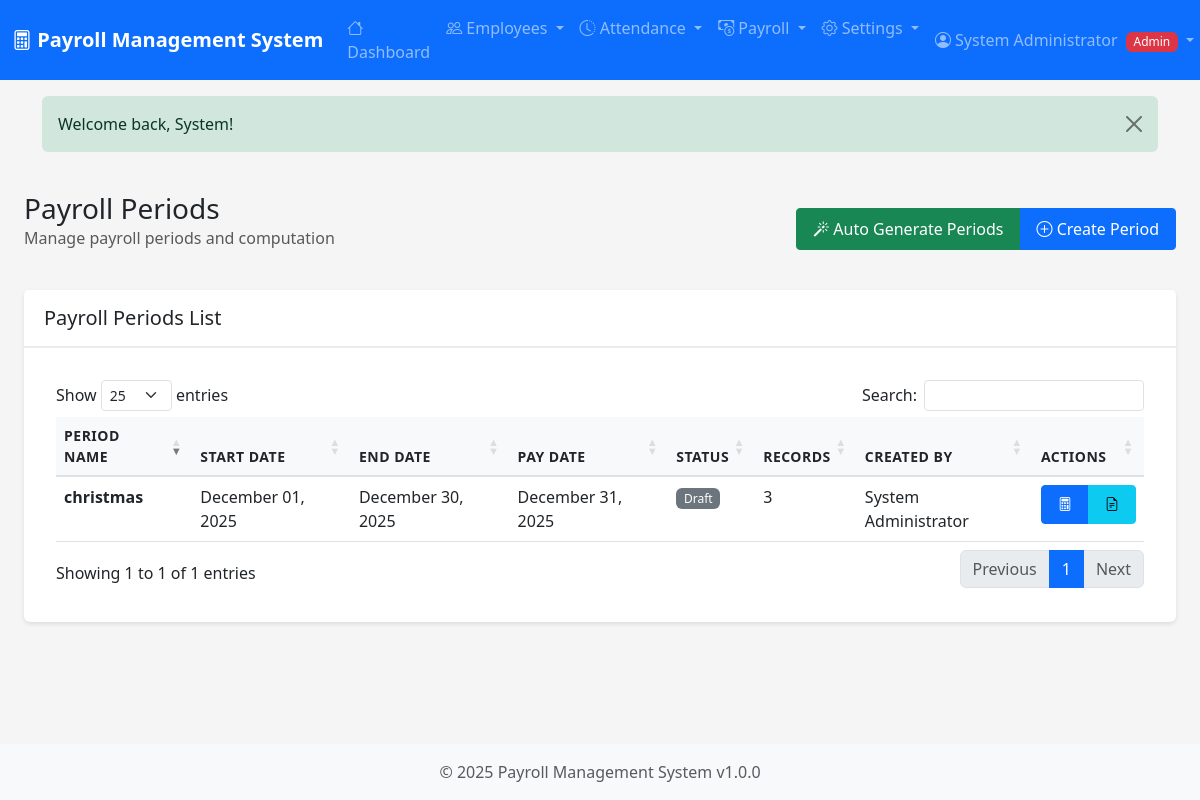
The page /payroll/periods.php (signed in) on the database its author committed.
### tables this page shows
CREATE TABLE `payroll_periods` (
  `id` int(11) NOT NULL,
  `period_name` varchar(50) NOT NULL,
  `start_date` date NOT NULL,
  `end_date` date NOT NULL,
  `pay_date` date NOT NULL,
  `status` enum('draft','processing','completed','locked') DEFAULT 'draft',
  `created_by` int(11) NOT NULL,
  `created_at` timestamp NOT NULL DEFAULT current_timestamp(),
  `updated_at` timestamp NOT NULL DEFAULT current_timestamp() ON UPDATE current_timestamp()
);

CREATE TABLE `users` (
  `id` int(11) NOT NULL,
  `username` varchar(50) NOT NULL,
  `email` varchar(100) NOT NULL,
  `password_hash` varchar(255) NOT NULL,
  `role` enum('admin','hr','employee','accountant') DEFAULT 'employee',
  `first_name` varchar(50) NOT NULL,
  `last_name` varchar(50) NOT NULL,
  `is_active` tinyint(1) DEFAULT 1,
  `last_login` datetime DEFAULT NULL,
  `created_at` timestamp NOT NULL DEFAULT current_timestamp(),
  `updated_at` timestamp NOT NULL DEFAULT current_timestamp() ON UPDATE current_timestamp()
);

### includes/functions.php (called while the page is built, shortened)
<?php
function formatDate($date, $format = DISPLAY_DATE_FORMAT) {
    return date($format, strtotime($date));
}
function getStatusBadge($status) {
    $badges = [
        'active' => 'success',
        'on-leave' => 'warning',
        'suspended' => 'danger',
        'terminated' => 'dark',
        'pending' => 'warning',
        'approved' => 'success',
        'rejected' => 'danger',
        'draft' => 'secondary',
        'processing' => 'info',
        'completed' => 'success',
        'locked' => 'dark',
        'paid' => 'success',
        'cancelled' => 'danger'
    ];
    return $badges[$status] ?? 'secondary';
}

### payroll/periods.php (the view, shortened to what this page needs)
<?php
require_once __DIR__ . '/../includes/header.php';
require_once __DIR__ . '/../includes/functions.php';
$database = new Database();
$conn = $database->getConnection();
$periods = $conn->query("SELECT pp.*, u.first_name, u.last_name,
                         (SELECT COUNT(*) FROM payroll_records WHERE payroll_period_id = pp.id) as record_count
                         FROM payroll_periods pp
                         LEFT JOIN users u ON pp.created_by = u.id
                         ORDER BY pp.start_date DESC")->fetchAll();
require_once __DIR__ . '/../includes/header.php';
?>
<div class="container-fluid">
    <div class="row mb-4">
        <div class="col-12">
            <div class="d-flex justify-content-between align-items-center">
                <div>
                    <h1 class="h3 mb-0">Payroll Periods</h1>
                    <p class="text-muted">Manage payroll periods and computation</p>
                </div>
                <div class="btn-group">
                    <button type="button" class="btn btn-success" data-bs-toggle="modal" data-bs-target="#autoGenerateModal">
                        <i class="bi bi-magic"></i> Auto Generate Periods
                    </button>
                    <button type="button" class="btn btn-primary" data-bs-toggle="modal" data-bs-target="#createPeriodModal">
                        <i class="bi bi-plus-circle"></i> Create Period
                    </button>
                </div>
            </div>
        </div>
    </div>
    <div class="card">
        <div class="card-header">
            <h5 class="mb-0">Payroll Periods List</h5>
        </div>
        <div class="card-body">
            <?php if (count($periods) > 0): ?>
            <div class="table-responsive">
                <table class="table table-hover data-table">
                    <thead>
                        <tr>
                            <th>Period Name</th>
                            <th>Start Date</th>
                            <th>End Date</th>
                            <th>Pay Date</th>
                            <th>Status</th>
                            <th>Records</th>
                            <th>Created By</th>
                            <th>Actions</th>
                        </tr>
                    </thead>
                    <tbody>
                        <?php foreach ($periods as $period): ?>
                        <tr>
                            <td><strong><?php echo htmlspecialchars($period['period_name']); ?></strong></td>
                            <td><?php echo formatDate($period['start_date']); ?></td>
                            <td><?php echo formatDate($period['end_date']); ?></td>
                            <td><?php echo formatDate($period['pay_date']); ?></td>
                            <td>
                                <span class="badge bg-<?php echo getStatusBadge($period['status']); ?>">
                                    <?php echo ucfirst($period['status']); ?>
                                </span>
                            </td>
                            <td><?php echo $period['record_count']; ?></td>
                            <td><?php echo htmlspecialchars($period['first_name'] . ' ' . $period['last_name']); ?></td>
                            <td>
                                <div class="btn-group btn-group-sm">
                                    <a href="<?php echo BASE_URL; ?>payroll/compute.php?period_id=<?php echo $period['id']; ?>" class="btn btn-primary" title="Compute">
                                        <i class="bi bi-calculator"></i>
                                    </a>
                                    <a href="<?php echo BASE_URL; ?>payroll/reports.php?period_id=<?php echo $period['id']; ?>" class="btn btn-info" title="View Reports">
                                        <i class="bi bi-file-earmark-text"></i>
                                    </a>
                                </div>
                            </td>
                        </tr>
                        <?php endforeach; ?>
                    </tbody>
                </table>
            </div>
            <?php endif; ?>
        </div>
    </div>
</div>
<?php require_once __DIR__ . '/../includes/footer.php'; ?>

### assets/css/style.css (style rules this page uses)
:root { --primary-color: #0d6efd; --secondary-color: #6c757d; --success-color: #198754; --danger-color: #dc3545; --warning-color: #ffc107; --info-color: #0dcaf0; --light-color: #f8f9fa; --dark-color: #212529; }
body { font-family: 'Segoe UI', Tahoma, Geneva, Verdana, sans-serif; background-color: #f5f5f5; min-height: 100vh; display: flex; flex-direction: column; }
.card { border: none; box-shadow: 0 2px 4px rgba(0, 0, 0, 0.1); transition: box-shadow 0.3s; margin-bottom: 1.5rem; }
.card-header { background-color: #fff; border-bottom: 2px solid #e9ecef; font-weight: 600; padding: 1rem 1.25rem; }
.table { background-color: #fff; }
.table thead th { background-color: #f8f9fa; border-bottom: 2px solid #dee2e6; font-weight: 600; text-transform: uppercase; font-size: 0.875rem; letter-spacing: 0.5px; }
.badge { padding: 0.35em 0.65em; font-weight: 500; }
.btn { border-radius: 4px; font-weight: 500; padding: 0.5rem 1rem; transition: all 0.3s; }

### rows shown on the page
payroll_periods: period_name "christmas", start_date "December 01, 2025", end_date "December 30, 2025", pay_date "December 31, 2025", status "Draft", record_count "3", created_by.last_name "System Administrator"

### other values the page prints
APP_NAME "Payroll Management System"
$currentUser['full_name'] "System Administrator"
$currentUser['role'] "Admin"
$flashMessage['message'] "Welcome back, System!"
APP_VERSION "1.0.0"
